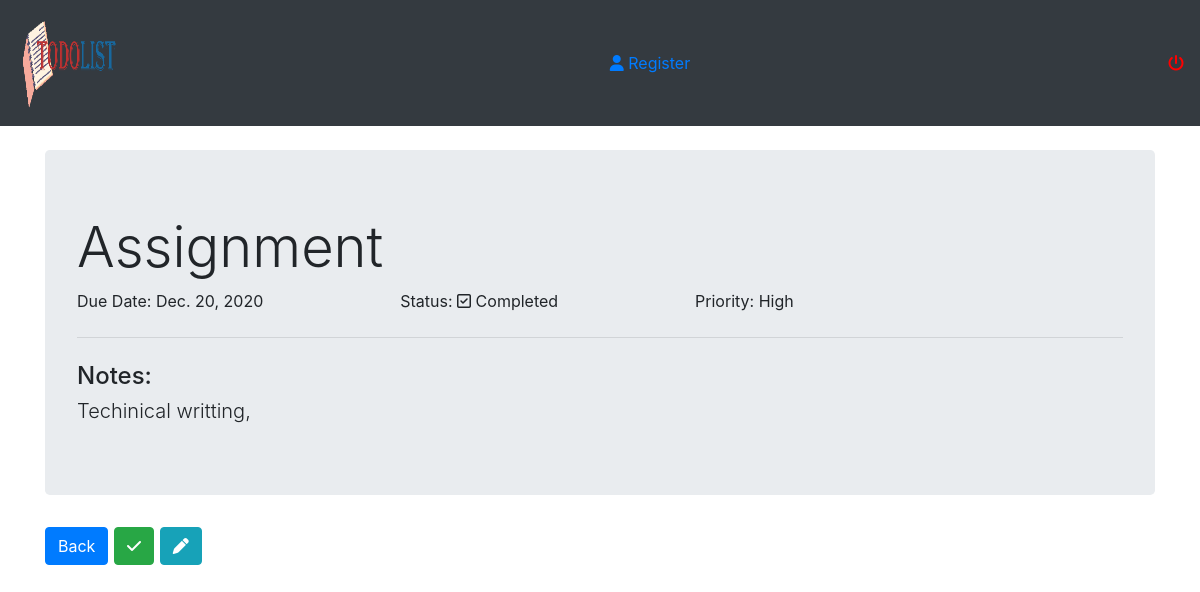
Page /details/1/ on the committed database.
### todoapp/models.py (models this page shows, shortened)
class tasks(models.Model):
    user = models.ForeignKey(custom_user,on_delete=models.CASCADE, null=True)
    task_name = models.CharField(max_length=100)
    status = models.CharField(max_length=100, null=True, blank= True)
    priority = models.CharField(max_length=100)
    due_date = models.DateField()
    is_completed = models.BooleanField("Completed" , default=False)
    notes = models.TextField()

### todoapp/views.py (the view)
# urls.py: path('details/<int:pk>/', views.detail_view.as_view(), name ='details'),
class detail_view(generic.DetailView):
    model = tasks
    template_name = 'todoapp/details.html'

### templates/todoapp/details.html
{% extends 'todoapp/base.html' %}
{% block body %}
    <div class="container">
        <br>
        <div class="jumbotron">
            <h1 class="display-4">{{ tasks.task_name }}</h1>
            <p>
                Due Date: {{ tasks.due_date }} &emsp;&emsp;&emsp;&emsp;&emsp;&emsp;&emsp;&emsp;
                {% if tasks.is_completed == True %}
                  Status: <i class="far fa-check-square"></i> Completed &emsp;&emsp;&emsp;&emsp;&emsp;&emsp;&emsp;&emsp;
                {% else %}
                  Status: <i class="far fa-square"></i> Completed &emsp;&emsp;&emsp;&emsp;&emsp;&emsp;&emsp;&emsp;
                {% endif %}
                Priority: {{ tasks.priority }} &emsp;&emsp;&emsp;&emsp;&emsp;&emsp;&emsp;&emsp;
              </p>
            <hr class="my-4">
            <h4>Notes: </h4>
            <h2 class="lead">{{ tasks.notes }}</h2>
        </div>
        <p class="lead">
            <a class="btn btn-primary" href="{% url 'todoapp:home' %}">Back</a>
            <a href="{% url 'todoapp:complete' tasks.id %}" class="btn btn-success"><i class="fas fa-check"></i></a>
            <a href="{% url 'todoapp:edit' tasks.id %}" class="btn btn-info" ><i class="fas fa-pen"></i></a>
        </p>
    </div>
{% endblock %}

### rows in the picture
tasks: task_name "Assignment", due_date "Dec. 20, 2020", priority "High", notes "Techinical writting,"
